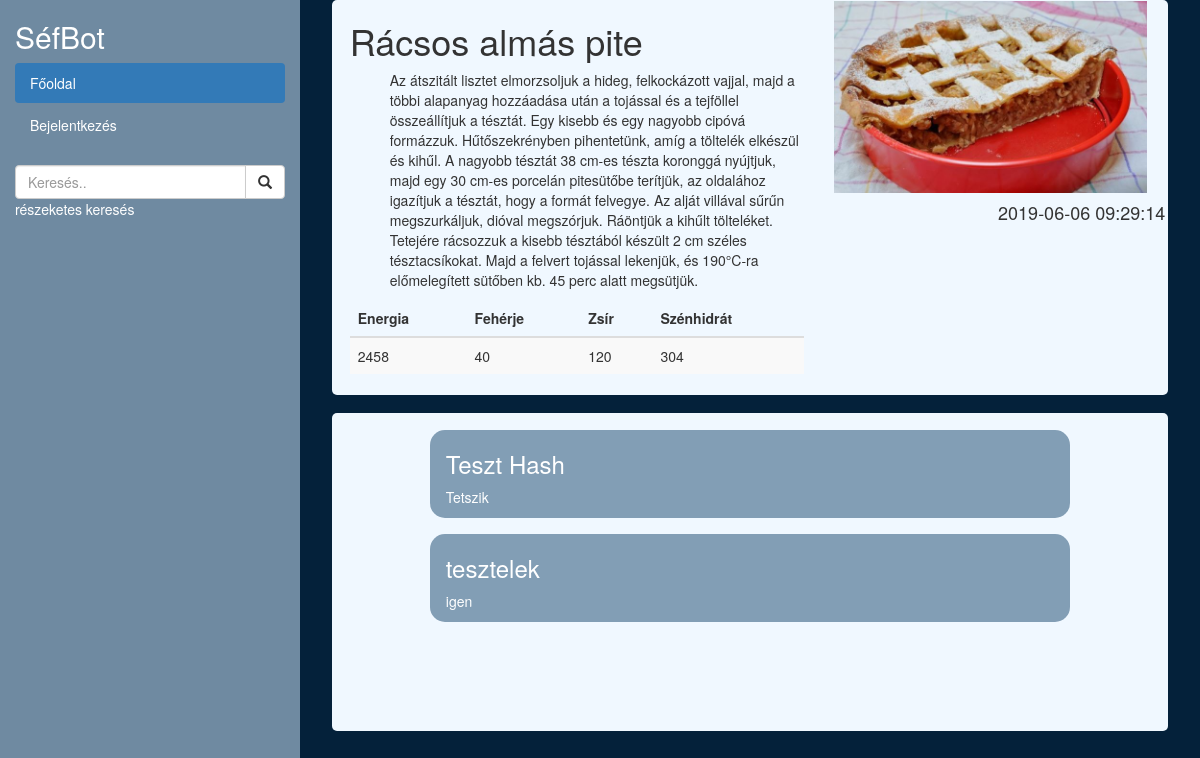
/recept.php?id=4, run on the app's committed database.
### tables this page shows
CREATE TABLE `recept` (
  `id` int(11) NOT NULL,
  `szerzo_id` int(11) DEFAULT NULL,
  `neve` varchar(20) NOT NULL,
  `leiras` varchar(5000) NOT NULL,
  `energia` double DEFAULT NULL,
  `feherje` double DEFAULT NULL,
  `zsir` double DEFAULT NULL,
  `szenhidrat` double DEFAULT NULL,
  `mikor` datetime NOT NULL DEFAULT CURRENT_TIMESTAMP
);

CREATE TABLE `hozzaszolasok` (
  `recept_id` int(11) DEFAULT NULL,
  `ki` int(11) DEFAULT NULL,
  `mit` varchar(255) DEFAULT NULL
);

CREATE TABLE `felhasznalok` (
  `id` int(11) NOT NULL,
  `username` varchar(20) NOT NULL,
  `jelszo` varchar(300) NOT NULL,
  `email` varchar(100) NOT NULL,
  `pont` int(5) NOT NULL DEFAULT '0',
  `bejelentkezve` datetime DEFAULT NULL
);

### recept.php (the view, shortened to what this page needs)
<?php
include_once 'include/menu.php'
?>
<?php
$id=$_GET['id'];
$sql = "SELECT * FROM recept where $id=id";
$result = $conn->query($sql);
?>
<?php if ($result->num_rows > 0) {
        while($row = $result->fetch_assoc()) {
            echo "<div class='doboz'>
                    <div class='row'>
                        <div class='col-sm-7'>
                            <h1>".$row["neve"]."</h1>";
                            echo"
                            <p><ol>".$row["leiras"]."</ol></p>
                            <table class=\"table table-striped\">
    <thead>
      <tr>
        <th>Energia</th>
        <th>Fehérje</th>
        <th>Zsír</th>
        <th>Szénhidrát</th>
      </tr>
    </thead>
    <tbody>
      <tr>
        <td>".$row["energia"]."</td>
        <td>".$row["feherje"]."</td>
        <td>".$row["zsir"]."</td>
        <td>".$row["szenhidrat"]."</td>
      </tr>
    </tbody>
  </table>
                        </div>";
                        echo "<div class='col-sm-5'>
                            <img class='img-fluid' src='include/img/".$row["id"].".jpg'>
                        </div>
                    <h4 style='float:right'>".$row["mikor"]."</h4>
                    </div>
            </div>";
        }
    } else {
        echo "0 results";
    }
    ?>
<div class="doboz" style="padding-top: 2%;">
    <div style=" height:300px; overflow-y: auto;">
    <?php
    $sql2 = "SELECT mit, username FROM hozzaszolasok, felhasznalok where $id=hozzaszolasok.recept_id AND hozzaszolasok.ki=felhasznalok.id";
    $result = $conn->query($sql2);
    if ($result->num_rows > 0) {
    while($row = $result->fetch_assoc()) {
    echo "
<div class='mssgBox'>
<h3> ".$row["username"]."</h3>
    <p>".$row["mit"]."</p>
    </div>
";
    }}
    ?>
    </div>
</div>
</div>
</div>
</body>
</html>

### include/menu.php (style rules this page uses)
.doboz { background-color: aliceblue; border-radius: 5px 5px 5px 5px; margin-bottom: 2%; margin-left: 2%; margin-right: 2%; padding: 0.1% 2% 0.1% 2%; }
.doboz img { width: 99%; padding-top:0.1%; padding-bottom: 0.1%; }
body { background-color: #04213A; }
.mssgBox { margin-right: 10%; margin-left: 10%; margin-bottom: 2%; background-color: #829eb5; border-radius: 15px 15px 15px 15px; padding: 0.1% 2% 0.1% 2%; color: white; }

### data on the page
recept: neve "Rácsos almás pite", leiras "Az átszitált lisztet elmorzsoljuk a hideg, felkockázott vajjal, majd a többi alapanyag hozzáadása után a tojással és a tejföllel összeállítjuk a tésztát. Egy kisebb és egy nagyobb cipóvá formázzuk. Hűtőszekrényben pihentetünk, amíg a töltelék elkészül és kihűl. A nagyobb tésztát 38 cm-es tészta koronggá nyújtjuk, majd egy 30 cm-es porcelán pitesütőbe terítjük, az oldalához igazítjuk a tésztát, hogy a formát felvegye. Az alját villával sűrűn megszurkáljuk, dióval megszórjuk. Ráöntjük a kihűlt tölteléket. Tetejére rácsozzuk a kisebb tésztából készült 2 cm széles tésztacsíkokat. Majd a felvert tojással lekenjük, és 190°C-ra előmelegített sütőben kb. 45 perc alatt megsütjük.", energia "2458", feherje "40", zsir "120", szenhidrat "304", mikor "2019-06-06 09:29:14"
hozzaszolasok: ki.username "Teszt Hash", mit "Tetszik"
hozzaszolasok: ki.username "tesztelek", mit "igen"
